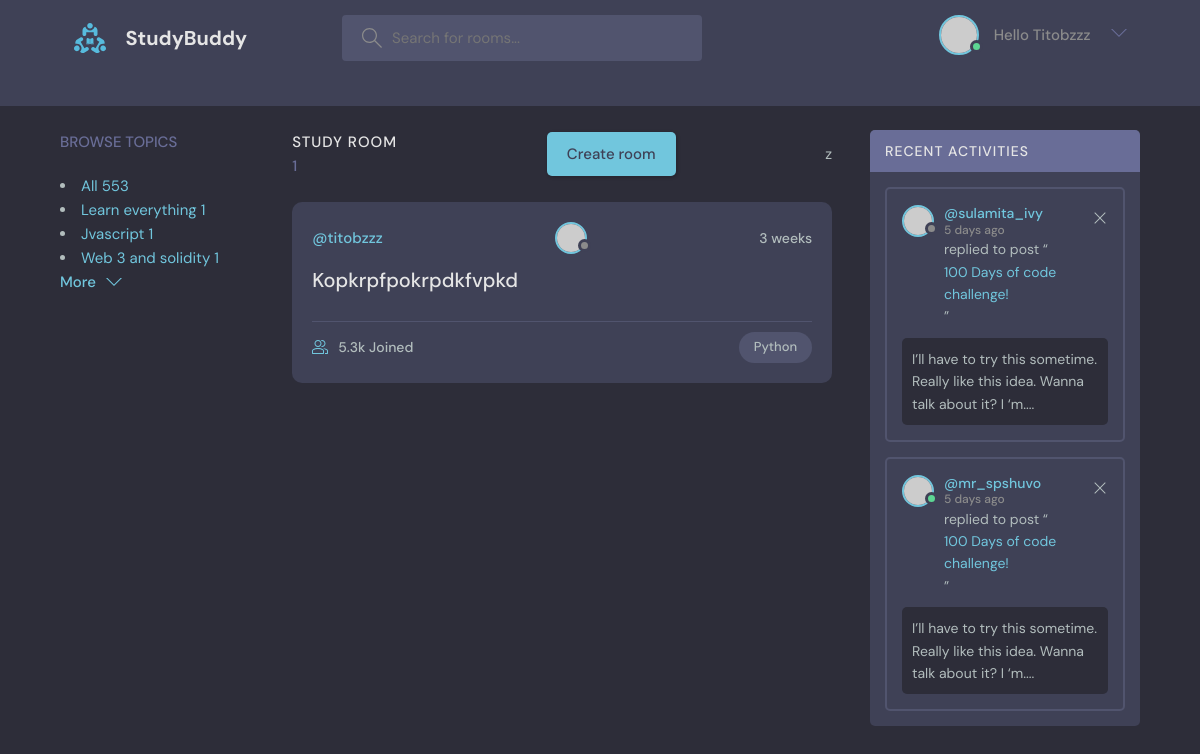
/?q=Jvascript (signed in), run on the app's committed database.
### base/models.py (models this page shows, shortened)
class Topic(models.Model):
    name = models.CharField(max_length=200)

class Room(models.Model):
    host = models.ForeignKey(User, on_delete=models.SET_NULL, null=True)
    topic =  models.ForeignKey(Topic, on_delete=models.SET_NULL, null=True)
    name = models.CharField(max_length=200)
    description = models.TextField(null= True, blank= True)
    participants = models.ManyToManyField(User, related_name='participant', blank=True)
    updated = models.DateTimeField(auto_now = True)
    created = models.DateTimeField(auto_now_add=True)
    class Meta:
        ordering = ['-updated','-created']

### base/views.py (the view)
# urls.py: path('', views.home, name="home"),
def home(request):
    q = request.GET.get('q') if request.GET.get('q') != None else ''
    rooms = Room.objects.filter(
        Q(topic__name__icontains=q) |
        Q(name__icontains=q)  |
        Q(description__icontains=q) )
    topics = Topic.objects.all()
    room_count = rooms.count()
    room_messages = Message.objects.filter(Q(room__topic__name__icontains=q))
    context={
        'rooms' : rooms,
        'topics':topics,
        'room_count':room_count,
        'room_messages':room_messages
        }
    return render(request,'base/home.html', context )

### base/templates/base/home.html (shortened to what this page needs)
{% extends 'main.html' %}
{% block content %}
<main class="header header--loggedIn">
      </div>
    <main class="layout layout--3">
      <div class="container">
        {% include 'base/topic_component.html' %}
        <div class="roomList">
          <div class="roomList__header">
            <div>
              <h2>Study Room</h2>
              <p>{{rooms.count}}</p>
            </div>
            <a class="btn btn--main"  href="{% url 'createRoom' %}" >Create room</a>
        z
          </div>
          {% include 'base/feed_component.html' %}
        </div>
        <div class="activities">
          <div class="activities__header">
            <h2>Recent Activities</h2>
          </div>
          <div class="activities__box">
            <div class="activities__boxHeader roomListRoom__header">
              <a href="profile.html" class="roomListRoom__author">
                <div class="avatar avatar--small">
                  <img src="https://randomuser.me/api/portraits/women/11.jpg" />
                </div>
                <p>
                  @sulamita_ivy
                  <span>5 days ago</span>
                </p>
              </a>
              <div class="roomListRoom__actions">
                <a href="#">
                  <svg version="1.1" xmlns="http://www.w3.org/2000/svg" width="32" height="32" viewBox="0 0 32 32">
                    <title>remove</title>
                    <path
                      d="M27.314 6.019l-1.333-1.333-9.98 9.981-9.981-9.981-1.333 1.333 9.981 9.981-9.981 9.98 1.333 1.333 9.981-9.98 9.98 9.98 1.333-1.333-9.98-9.98 9.98-9.981z"
                    ></path>
                  </svg>
                </a>
              </div>
            </div>
            <div class="activities__boxContent">
              <p>replied to post “<a href="room.html">100 Days of code challenge!</a>”</p>
              <div class="activities__boxRoomContent">
                I’ll have to try this sometime. Really like this idea. Wanna talk about it? I ‘m....
              </div>
            </div>
          </div>
          <div class="activities__box">
            <div class="activities__boxHeader roomListRoom__header">
              <a href="profile.html" class="roomListRoom__author">
                <div class="avatar avatar--small active">
                  <img src="https://randomuser.me/api/portraits/men/13.jpg" />
                </div>
                <p>
                  @mr_spshuvo
                  <span>5 days ago</span>
                </p>
              </a>
              <div class="roomListRoom__actions">
                <a href="#">
                  <svg version="1.1" xmlns="http://www.w3.org/2000/svg" width="32" height="32" viewBox="0 0 32 32">
                    <title>remove</title>
                    <path
                      d="M27.314 6.019l-1.333-1.333-9.98 9.981-9.981-9.981-1.333 1.333 9.981 9.981-9.981 9.98 1.333 1.333 9.981-9.98 9.98 9.98 1.333-1.333-9.98-9.98 9.98-9.981z"
                    ></path>
                  </svg>
                </a>
              </div>
            </div>
            <div class="activities__boxContent">
              <p>replied to post “<a href="room.html">100 Days of code challenge!</a>”</p>
              <div class="activities__boxRoomContent">
                I’ll have to try this sometime. Really like this idea. Wanna talk about it? I ‘m....
              </div>
            </div>
          </div>
        </div>
      </div>
    </main>
{%  endblock content%}

### templates/navbar.html (shortened to what this page needs)
{% load static %}
<header class="header header--loggedIn">
    <div class="container">
      <a href="/" class="header__logo">
        <img src="{% static 'images/logo.svg' %}" />
        <h1>StudyBuddy</h1>
      </a>
      <form method="GET" action="{%url 'home' %}" class="header__search">
        <label>
          <input type="text"  name="q" placeholder="Search for rooms..." />
        </label>
      </form>
      <nav class="header__menu">
{% if user.is_authenticated %}
        <div class="header__user">
          <a href="{% url 'userProfile' user.id %}">
            <div class="avatar avatar--medium active">
              <img src="https://randomuser.me/api/portraits/men/37.jpg" />
            </div>
    <div>Hello {{user.username}}</div>
          </a>
          <button class="dropdown-button">
            <svg version="1.1" xmlns="http://www.w3.org/2000/svg" width="32" height="32" viewBox="0 0 32 32">
              <title>chevron-down</title>
              <path d="M16 21l-13-13h-3l16 16 16-16h-3l-13 13z"></path>
            </svg>
          </button>
        </div>
        {% else %}
        <a href="{% url 'loginPage' %}">
          <img src="{% static 'images/avatar.svg' %}" />
          <p>Login</p>
        </a>
  {% endif %}
      </nav>
    </div>
  </header>
<div>

### base/templates/base/topic_component.html (shortened to what this page needs)
<div class="topics">
    <div class="topics__header">
      <h2>Browse Topics</h2>
    </div>
                    <li>
                    <a href="{% url 'home' %}" class="active">All <span>553</span></a>
                 </li>
            {% for topic in topics %}
                  <li>
                    <a href="{% url 'home'  %}?q={{topic.name}}">{{topic.name}}  <span>{{topic.room_set.all.count}}</span> </a>
                  </li>
            {% endfor %}
            <a class="btn btn--link" href="topics.html">
                  More
                  <svg version="1.1" xmlns="http://www.w3.org/2000/svg" width="32" height="32" viewBox="0 0 32 32">
                    <title>chevron-down</title>
                    <path d="M16 21l-13-13h-3l16 16 16-16h-3l-13 13z"></path>
                  </svg>
                </a>
              </div>

### base/templates/base/feed_component.html (shortened to what this page needs)
            {% for room in rooms %}
            <div class="roomListRoom">
                <div class="roomListRoom__header">
                  <a  href="{% url 'userProfile' room.host.id %}" class="roomListRoom__author">@{{room.host.username}}</a>
                                  <div class="avatar avatar--small">
                      <img src="https://randomuser.me/api/portraits/women/11.jpg" />
                    </div>
                  <div class="roomListRoom__actions">
                    <span>{{room.created|timesince}}</span>
                  </div>
                </div>
                <div class="roomListRoom__content">
                  <a href="{% url 'room' room.id %}">{{room.name}}</a>
                </div>
                <div class="roomListRoom__meta">
                  <a href="room.html" class="roomListRoom__joined">
                    5.3k Joined
                  </a>
                  <p class="roomListRoom__topic">Python</p>
                </div>
              </div>
              {% endfor %}

### data on the page
Topic: name "Learn everything", room_set.all.count "1"
Topic: name "Jvascript", room_set.all.count "1"
Topic: name "Web 3 and solidity", room_set.all.count "1"
Room: host.username "titobzzz", created "3 weeks", name "Kopkrpfpokrpdkfvpkd"

### other printed values
{{ user.username }} "Titobzzz"
{{ rooms.count }} "1"
